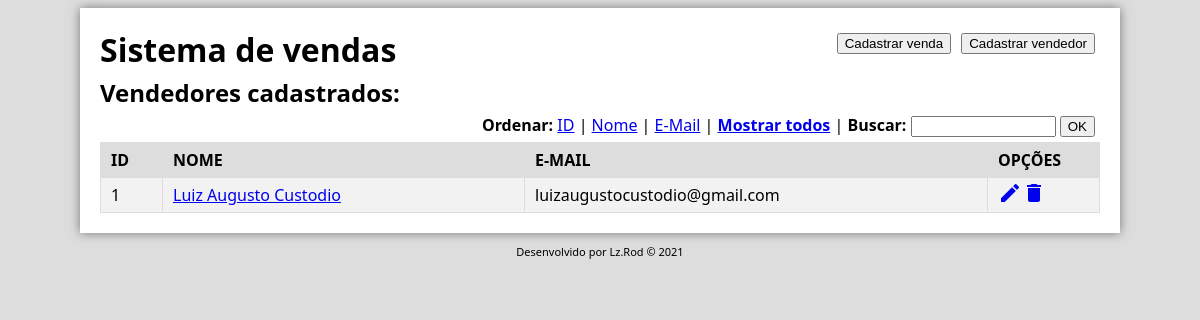
The app's page /develop/index.php?c=1 with its own data.
### tables this page shows
CREATE TABLE `vendedores` (
  `id` int(11) NOT NULL,
  `nome` varchar(255) NOT NULL,
  `email` varchar(100) NOT NULL
);

### develop/index.php (the view, shortened to what this page needs)
<!DOCTYPE html>
<html lang="pt-br">
<head>
    <link rel="stylesheet" href="css/style.css">
</head>
<body>
    <?php
        require_once "functions.php";
        $ordem = $_GET['o'] ?? "i";
        $chave = $_GET['c'] ?? "";
    ?>
    <div id="container">
        <?php include_once "header.php"; ?>
        <h2>Vendedores cadastrados:</h2>
        <form method="get" id="busca" action="index.php">
            <strong>Ordenar: </strong>
            <a href="index.php?o=i&c=<?php echo $chave;?>">ID</a> |
            <a href="index.php?o=n&c=<?php echo $chave;?>">Nome</a> |
            <a href="index.php?o=e&c=<?php echo $chave;?>">E-Mail</a> |
            <a href="index.php"><strong>Mostrar todos</strong></a> |
            <strong>Buscar: </strong><input type="text" name="c" size="15" maxlength="100"/>
            <input type="submit" value="OK"/>
        </form>
        <table class='listagem'>
            <tr><th>ID<th>NOME<th>E-MAIL<th>OPÇÕES</tr>
            <?php
                $q = "select id, nome, email from vendedores ";
                if(!empty($chave)){
                    $q .= "Where id like '%$chave%' OR nome like '%$chave%' OR email like '%$chave%' ";
                }
                switch ($ordem) {
                    default:
                        $q .= "order by id";
                }
                $busca = $db->query($q);
                if(!$busca) {
                    echo msg_erro("Erro na busca");
                } else {
                    if($busca->num_rows == 0) {
                        echo msg_aviso("Nenhum vendedor cadastrado");
                    } else {
                        while($reg=$busca->fetch_object()){
                            echo "<tr><td>$reg->id";
                            echo "<td><a href='vendas.php?id=$reg->id'>$reg->nome</a>";
                            echo "<td>$reg->email";
                            echo "<td><a href='edit.php?id=$reg->id'><span class='material-icons'>edit</span></a>";
                            echo "<a href='delete.php?id=$reg->id'><span class='material-icons'>delete</span></a>";
                        }
                    }
                }
            ?>
        </table>
    </div>
    <?php include_once "footer.php";?>
</body>
</html>

### develop/css/style.css (style rules this page uses)
body { background-color: #ddd; font-family: 'Segoe UI', Tahoma, Geneva, Verdana, sans-serif; }
div#container { width: 1000px; margin: auto; padding: 20px; background-color: #fff; box-shadow: 0px 0px 10px #777; }
h2 { margin: 5px 0px 5px 0px; }
form#busca { text-align: right; margin: 5px; }
table.listagem { width: 100%; text-align: left; border-collapse: collapse; }
table.listagem tr { height: 35px; }
table.listagem td { border: 1px solid #ddd; padding-left: 10px; }
table.listagem tr:nth-child(even) { background-color: #f2f2f2; }
table.listagem td:nth-child(1) { width: 50px; }
table.listagem td:nth-child(2) { width: 350px; }
table.listagem td:nth-child(4) { width: 100px; }
table.listagem th { border: 1px solid #ddd; background-color: #ddd; padding-left: 10px; }

### records on screen
vendedores: id "1", nome "Luiz Augusto Custodio", email "luizaugustocustodio@gmail.com"
